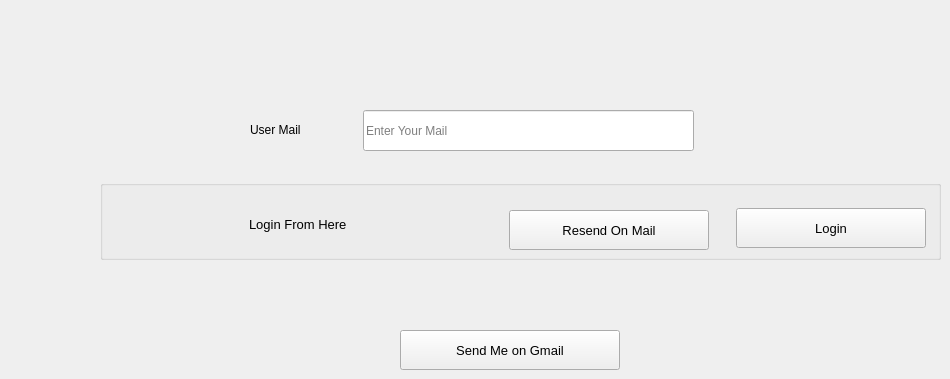
    <widget class="QWidget" name="tab_8">
     <attribute name="title">
      <string>Set Password</string>
     </attribute>
     <widget class="QLabel" name="label_38">
      <property name="geometry">
       <rect>
        <x>250</x>
        <y>110</y>
        <width>101</width>
        <height>40</height>
       </rect>
      </property>
      <property name="text">
       <string>User Mail</string>
      </property>
     </widget>
     <widget class="QLineEdit" name="lineEdit_45">
      <property name="geometry">
       <rect>
        <x>363</x>
        <y>110</y>
        <width>331</width>
        <height>41</height>
       </rect>
      </property>
      <property name="placeholderText">
       <string>Enter Your Mail</string>
      </property>
     </widget>
     <widget class="QGroupBox" name="groupBox_9">
      <property name="geometry">
       <rect>
        <x>100</x>
        <y>180</y>
        <width>841</width>
        <height>80</height>
       </rect>
      </property>
      <property name="font">
       <font>
        <family>MS Shell Dlg 2</family>
        <pointsize>10</pointsize>
        <weight>9</weight>
        <italic>false</italic>
        <bold>false</bold>
       </font>
      </property>
      <property name="title">
       <string/>
      </property>
      <widget class="QPushButton" name="pushButton_41">
       <property name="geometry">
        <rect>
         <x>636</x>
         <y>28</y>
         <width>190</width>
         <height>40</height>
        </rect>
       </property>
       <property name="font">
        <font>
         <family>MS Shell Dlg 2</family>
         <pointsize>10</pointsize>
         <weight>9</weight>
         <italic>false</italic>
         <bold>false</bold>
        </font>
       </property>
       <property name="styleSheet">
        <string notr="true">font: 75 10pt &quot;MS Shell Dlg 2&quot;;</string>
       </property>
       <property name="text">
        <string>Login</string>
       </property>
      </widget>
      <widget class="QLabel" name="label_53">
       <property name="geometry">
        <rect>
         <x>149</x>
         <y>24</y>
         <width>160</width>
         <height>40</height>
        </rect>
       </property>
       <property name="font">
        <font>
         <family>MS Shell Dlg 2</family>
         <pointsize>10</pointsize>
         <weight>9</weight>
         <italic>false</italic>
         <bold>false</bold>
        </font>
       </property>
       <property name="text">
        <string>Login From Here</string>
       </property>
      </widget>
      <widget class="QPushButton" name="pushButton_49">
       <property name="geometry">
        <rect>
         <x>409</x>
         <y>30</y>
         <width>200</width>
         <height>40</height>
        </rect>
       </property>
       <property name="font">
        <font>
         <family>MS Shell Dlg 2</family>
         <pointsize>10</pointsize>
         <weight>9</weight>
         <italic>false</italic>
         <bold>false</bold>
        </font>
       </property>
       <property name="styleSheet">
        <string notr="true">font: 75 10pt &quot;MS Shell Dlg 2&quot;;</string>
       </property>
       <property name="text">
        <string>Resend On Mail</string>
       </property>
      </widget>
     </widget>
     <widget class="QPushButton" name="pushButton_48">
      <property name="geometry">
       <rect>
        <x>400</x>
        <y>330</y>
        <width>220</width>
        <height>40</height>
       </rect>
      </property>
      <property name="font">
       <font>
        <family>MS Shell Dlg 2</family>
        <pointsize>10</pointsize>
        <weight>9</weight>
        <italic>false</italic>
        <bold>false</bold>
       </font>
      </property>
      <property name="styleSheet">
       <string notr="true">font: 75 10pt &quot;MS Shell Dlg 2&quot;;</string>
      </property>
      <property name="text">
       <string>Send Me on Gmail</string>
      </property>
     </widget>
    </widget>
